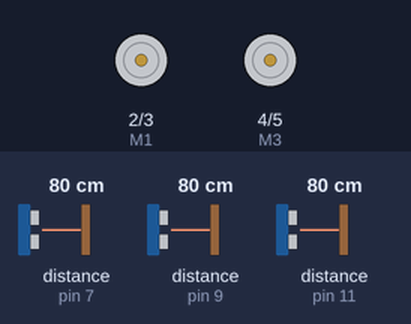
This sketch was run on a simulated Arduino Uno, built with avr-gcc and run on an emulated ATmega328P. On the bench: motor-driver pin pairs drawn as motors (green arrow = first pin HIGH = forward, orange = second pin HIGH = backward, longer = more drive). Wiring (inferred from the names in the program): 3 × ultrasonic range finder: trigger pin 6, echo pin 7 / trigger pin 8, echo pin 9 / trigger pin 10, echo pin 11. The inputs (shaded band) are chosen by the test bench; at power-on: distance to the obstacle (sensors on pin 9, pin 7, pin 11) 80 cm. The echo pulse lasts 58.3 µs per cm.

Above: at 1.2 s.
1.3 s: distance to the obstacle (sensor on pin 9) set to 2 cm
At 2.1 s:
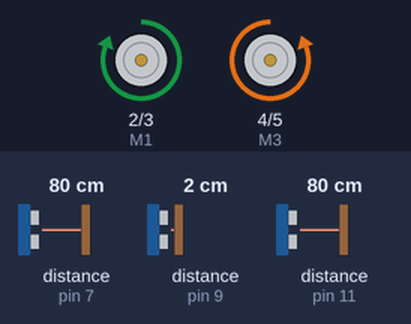
2.8 s: distance to the obstacle (sensor on pin 9) set to 77 cm
4.3 s: distance to the obstacle (sensor on pin 9) set to 83 cm
At 5.1 s:
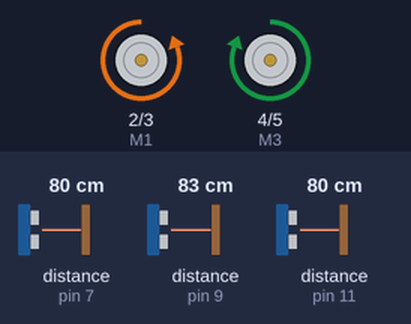
5.9 s: distance to the obstacle (sensor on pin 9) set to 4 cm
At 6.6 s:
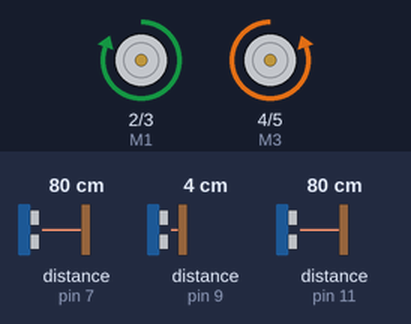
7.4 s: distance to the obstacle (sensor on pin 9) set to 120 cm
At 8.0 s:
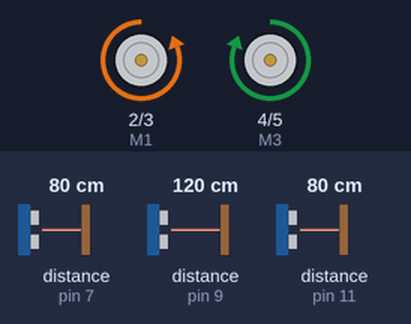
Timing chart, 0 to 9.9 s (numbered marks = the images above; inputs shaded):
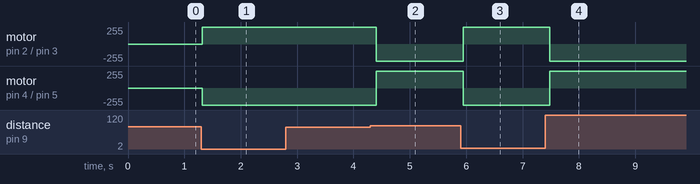

The sketch:

Cones.ino
```cpp
/*the code uses arduino to control a robot car with
 *4 motors and 3 ultrasonic sensors
 *to move autonomously on a cones filled arena,
 *the robot is supposed to find the cone and hit it*/

//defining variables
//motors
int M1=2;
int M2=3;
int M3=4;
int M4=5;

//front ultrasonic
int trig1=6;
int echo1=7;
long duration1;
int distance1;

//right ultrasonic
int trig2=8;
int echo2=9;
long duration2;
int distance2;

//left ultrasonic
int trig3=10;
int echo3=11;
long duration3;
int distance3;

void setup() {
  //setting motors as output
  pinMode(M1,OUTPUT);
  pinMode(M2,OUTPUT);
  pinMode(M3,OUTPUT);
  pinMode(M4,OUTPUT);
  //setting up the ultraonics trigs and echos
  pinMode(trig1,OUTPUT);
  pinMode(echo1,INPUT);

  pinMode(trig2,OUTPUT);
  pinMode(echo2,INPUT);

  pinMode(trig3,OUTPUT);
  pinMode(echo3,INPUT);
}

//functions
//function to make the robot move backwards
void back(){
  digitalWrite(M1,HIGH);
  digitalWrite(M2,LOW);
  digitalWrite(M3,HIGH);
  digitalWrite(M4,LOW);
}
//function to make the robot move forwards
void forward(){
  digitalWrite(M1,LOW);
  digitalWrite(M2,HIGH);
  digitalWrite(M3,LOW);
  digitalWrite(M4,HIGH);
}
//function to make the robot move left
void left(){
  digitalWrite(M1,HIGH);
  digitalWrite(M2,LOW);
  digitalWrite(M3,LOW);
  digitalWrite(M4,HIGH);
}
//function to make the robot move right
void right(){
  digitalWrite(M1,LOW);
  digitalWrite(M2,HIGH);
  digitalWrite(M3,HIGH);
  digitalWrite(M4,LOW);
}
//function to make the robot stop moving
void Stop(){
  digitalWrite(M1,LOW);
  digitalWrite(M2,LOW);
  digitalWrite(M3,LOW);
  digitalWrite(M4,LOW);
}
//ultrasonics functions to calculate the distances
void ultrasonic1 (){
  digitalWrite (trig1,LOW);
  delayMicroseconds (2);
  digitalWrite (trig1,HIGH);
  delayMicroseconds (10);
  digitalWrite (trig1,LOW);

  duration1= pulseIn(echo1,HIGH);
  distance1=duration1/58; //distance = duration*0.034/2;
}
void ultrasonic2 (){
  digitalWrite (trig2,LOW);
  delayMicroseconds (2);
  digitalWrite (trig2,HIGH);
  delayMicroseconds (10);
  digitalWrite (trig2,LOW);

  duration2= pulseIn(echo2,HIGH);
  distance2=duration2/58;
}
void ultrasonic3 (){
  digitalWrite (trig3,LOW);
  delayMicroseconds (2);
  digitalWrite (trig3,HIGH);
  delayMicroseconds (10);
  digitalWrite (trig3,LOW);

  duration3= pulseIn(echo3,HIGH);
  distance3=duration3/58;
}

void loop () {
    ultrasonic1 ();
    ultrasonic2 ();
    ultrasonic3 ();
    if(30>distance1>=5){
      //if there is a cone nearby, hit it
      forward();
      delay(1000);
      ultrasonic2 ();
      ultrasonic3 ();
    }
    if(distance2>distance3){
      right();
      delay(500);
    }
    else if (distance2<distance3){
      left();
      delay(500);
    }
    }
```

Measured:
- the behaviour switches between 80 and 81 cm on distance to the obstacle (sensor on pin 9) (found by bisection; images 1 and 2)
- after the input at 1.3 s, motor on pin 2 (M1) / pin 3 (M2): stopped → forward 255/255 at once; motor on pin 4 (M3) / pin 5 (M4): stopped → backward 255/255 at once
- after the input at 2.8 s, every drawn part: stays the same
- after the input at 4.3 s, motor on pin 2 (M1) / pin 3 (M2): forward 255/255 → backward 255/255 after 0.10 s; motor on pin 4 (M3) / pin 5 (M4): backward 255/255 → forward 255/255 after 0.10 s
- after the input at 5.9 s, motor on pin 2 (M1) / pin 3 (M2): backward 255/255 → forward 255/255 at once; motor on pin 4 (M3) / pin 5 (M4): forward 255/255 → backward 255/255 at once
- after the input at 7.4 s, motor on pin 2 (M1) / pin 3 (M2): forward 255/255 → backward 255/255 after 0.08 s; motor on pin 4 (M3) / pin 5 (M4): backward 255/255 → forward 255/255 after 0.08 s
